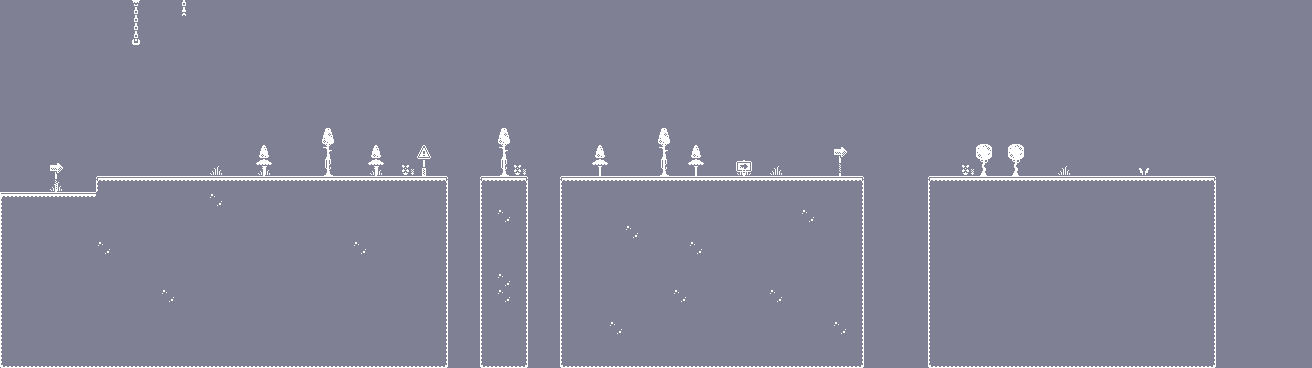

Below is a game level as drawn by its tile map, then a one-line description and the .tmx that defines it (tile-layer data replaced by summaries):
An orthogonal 82x23 tile map with 16x16 px tiles, 3 tile layers (Floor, Decor_1, Decor_2) and 6 objects (4x Grump, Player, Goal).

<map version="1.4" tiledversion="1.4.2" orientation="orthogonal" renderorder="right-down" compressionlevel="0" width="82" height="23" tilewidth="16" tileheight="16" infinite="0" backgroundcolor="#7F8093" nextlayerid="7" nextobjectid="1"><tileset firstgid="1" name="Dungeon_tiles" tilewidth="16" tileheight="16" tilecount="400" columns="20" objectalignment="topleft" margin="0" spacing="0"><image source="../../images/monochrome_kenney.png" width="320" height="320" /></tileset><layer id="1" name="Floor" width="82" height="23" opacity="1"><data>[1886 cells, 226 non-empty, 10 distinct tile ids]</data></layer><layer id="2" name="Decor_1" width="82" height="23" opacity="1"><data>[1886 cells, 57 non-empty, 22 distinct tile ids]</data></layer><layer id="3" name="Decor_2" width="82" height="23" opacity="1"><data>[1886 cells, 4 non-empty, 3 distinct tile ids]</data></layer><objectgroup id="4" name="Enemies"><object name="Grump" x="144" y="160" width="16" height="16"><properties><property name="__anchorX" type="int" value="144" /><property name="__anchorY" type="int" value="160" /><property name="__cx" type="int" value="9" /><property name="__cy" type="int" value="10" /><property name="health" type="int" value="1" /><property name="patrol_0" value="14,10" /><property name="patrol_1" value="9,10" /></properties></object><object name="Grump" x="320" y="160" width="16" height="16"><properties><property name="__anchorX" type="int" value="320" /><property name="__anchorY" type="int" value="160" /><property name="__cx" type="int" value="20" /><property name="__cy" type="int" value="10" /><property name="health" type="int" value="1" /><property name="patrol_0" value="27,10" /><property name="patrol_1" value="20,10" /></properties></object><object name="Grump" x="656" y="160" width="16" height="16"><properties><property name="__anchorX" type="int" value="656" /><property name="__anchorY" type="int" value="160" /><property name="__cx" type="int" value="41" /><property name="__cy" type="int" value="10" /><property name="health" type="int" value="1" /><property name="patrol_0" value="35,10" /><property name="patrol_1" value="41,10" /></properties></object><object name="Grump" x="768" y="160" width="16" height="16"><properties><property name="__anchorX" type="int" value="768" /><property name="__anchorY" type="int" value="160" /><property name="__cx" type="int" value="48" /><property name="__cy" type="int" value="10" /><property name="health" type="int" value="1" /><property name="patrol_0" value="53,10" /><property name="patrol_1" value="48,10" /></properties></object></objectgroup><objectgroup id="5" name="Player"><object name="Player" x="16" y="160" width="16" height="16"><properties><property name="__anchorX" type="int" value="16" /><property name="__anchorY" type="int" value="160" /><property name="__cx" type="int" value="1" /><property name="__cy" type="int" value="10" /><property name="health" type="int" value="3" /></properties></object></objectgroup><objectgroup id="6" name="Goal"><object name="Goal" x="1200" y="160" width="16" height="16"><properties><property name="__anchorX" type="int" value="1200" /><property name="__anchorY" type="int" value="160" /><property name="__cx" type="int" value="75" /><property name="__cy" type="int" value="10" /></properties></object></objectgroup></map>
